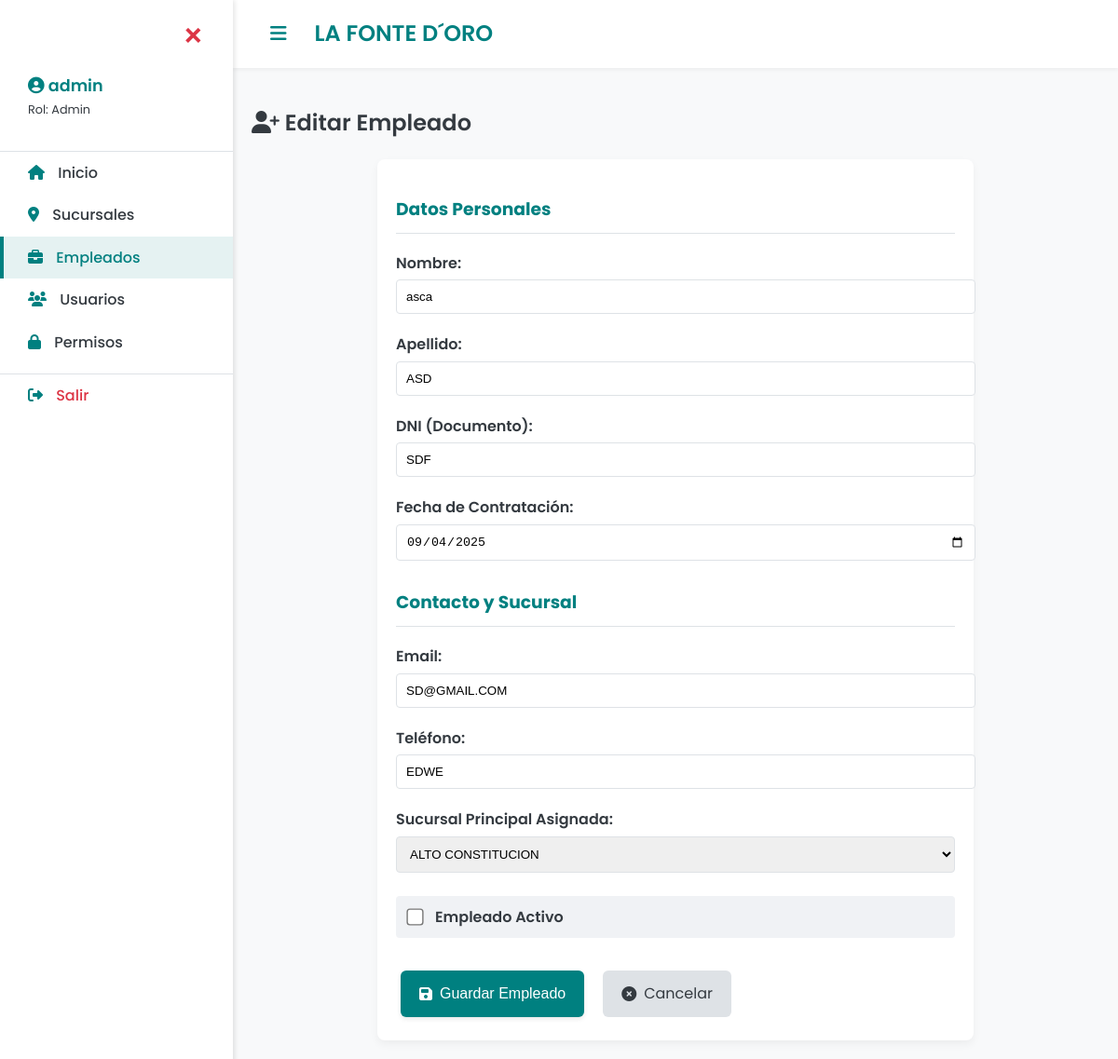
The page /employees/form/1 (signed in) on the database as committed earlier.
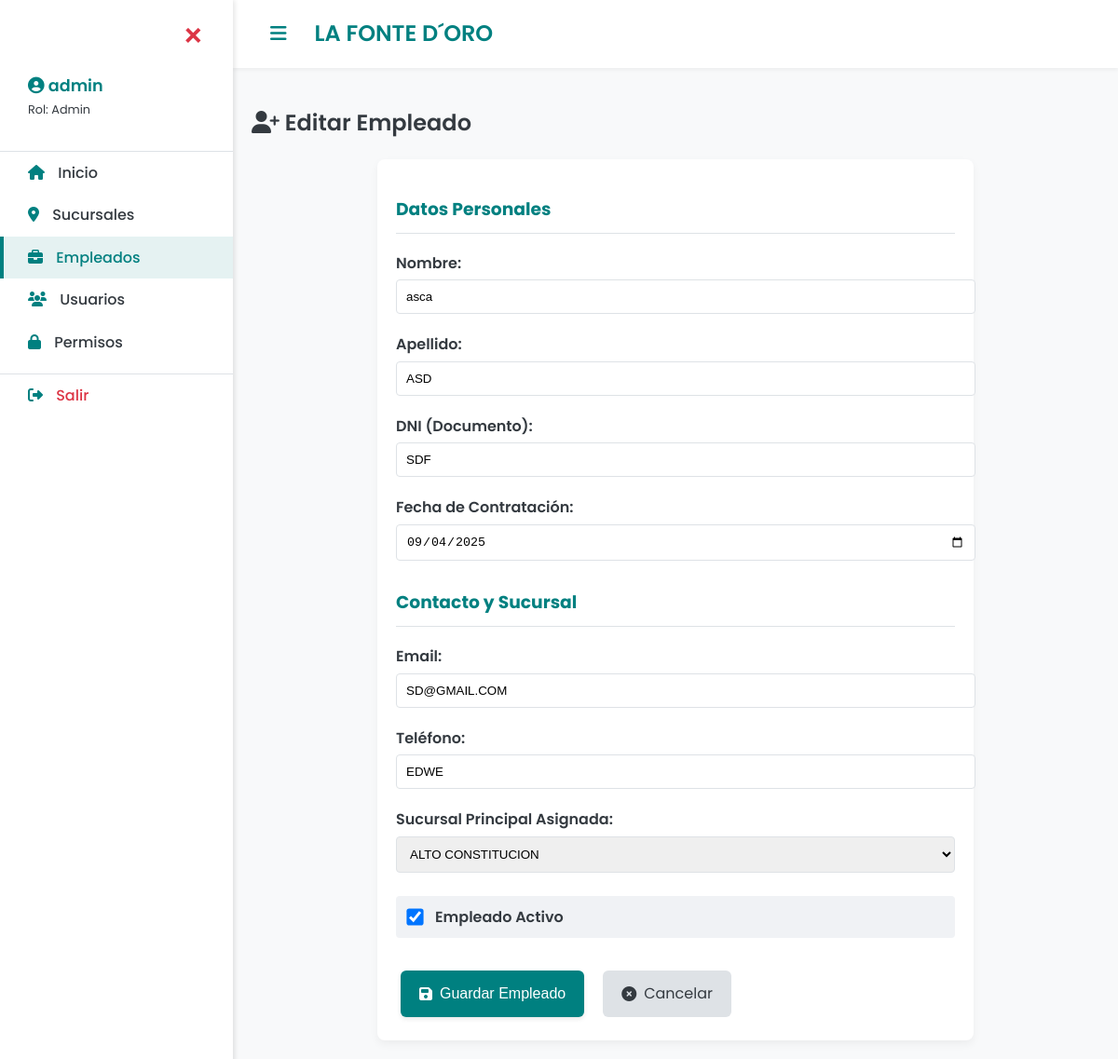
The same page on the database as committed later.
### run.py (models this page shows)
class Employee(db.Model):
    __tablename__ = 'employee'
    id = db.Column(db.Integer, primary_key=True)
    first_name = db.Column(db.String(80), nullable=False)
    last_name = db.Column(db.String(80), nullable=False)
    dni = db.Column(db.String(20), unique=True, nullable=False)
    phone = db.Column(db.String(20))
    email = db.Column(db.String(120), unique=True)
    hiring_date = db.Column(db.Date) # Fecha de Contratación
    is_active = db.Column(db.Integer, default=1)
    branch_id = db.Column(db.Integer, db.ForeignKey('branch.id'))
    branch = db.relationship('Branch')

class Branch(db.Model):
    __tablename__ = 'branch'
    id = db.Column(db.Integer, primary_key=True)
    name = db.Column(db.String(100), unique=True, nullable=False)
    address = db.Column(db.String(200))
    city = db.Column(db.String(80))
    is_active = db.Column(db.Integer, default=1) # 1: Activa, 0: Desactivada

### run.py (the view, shortened to what this page needs)
@app.route('/employees/form', defaults={'employee_id': None}, methods=['GET', 'POST'])
@app.route('/employees/form/<int:employee_id>', methods=['GET', 'POST'])
@requires_permission
def employee_form(employee_id):
    employee = None
    if employee_id:
        employee = db.session.query(Employee).get_or_404(employee_id)
    all_branches = db.session.query(Branch).filter(Branch.is_active == 1).order_by(Branch.name).all()
    form_title = "Editar Empleado" if employee_id else "Añadir Nuevo Empleado"
    return render_template('employee_form.html', form_title=form_title, employee=employee, active_branches=all_branches)

### run.py (called while the page is built, shortened)
def check_permission(role, endpoint):
    if role == 'admin':
        return True

def requires_permission(f):
    @wraps(f)
    def decorated_function(*args, **kwargs):
        if not session.get('logged_in'):
             return redirect(url_for('login'))
        user_role = session.get('role')
        required_endpoint = f.__name__
        if not check_permission(user_role, required_endpoint):
            flash(f"Acceso denegado. Tu rol '{user_role.capitalize()}' no tiene permiso para acceder a {required_endpoint.replace('_', ' ').title()}.", 'danger')
            return redirect(url_for('index'))
        return f(*args, **kwargs)
    return decorated_function

### templates/employee_form.html (shortened to what the changed rows need)
{% extends "base.html" %}
{% block content %}
    <h2><i class="fas fa-user-plus"></i> {{ form_title }}</h2>
    <div class="card" style="max-width: 600px; margin: 0 auto;">
        <form method="POST">
            <h3 style="color: var(--primary-color); border-bottom: 1px solid var(--subtle-border); padding-bottom: 10px;">Datos Personales</h3>
            <label for="first_name" style="display: block; margin-top: 15px; margin-bottom: 5px; font-weight: 600;">Nombre:</label>
            <input type="text" id="first_name" name="first_name" required
                   value="{{ employee.first_name if employee else '' }}"
                   style="width: 100%; padding: 10px; border: 1px solid var(--subtle-border); border-radius: 4px;">
            <label for="last_name" style="display: block; margin-top: 20px; margin-bottom: 5px; font-weight: 600;">Apellido:</label>
            <input type="text" id="last_name" name="last_name" required
                   value="{{ employee.last_name if employee else '' }}"
                   oninput="this.value = this.value.toUpperCase()" style="width: 100%; padding: 10px; border: 1px solid var(--subtle-border); border-radius: 4px;">
            <label for="dni" style="display: block; margin-top: 20px; margin-bottom: 5px; font-weight: 600;">DNI (Documento):</label>
            <input type="text" id="dni" name="dni" required
                   value="{{ employee.dni if employee else '' }}"
                   style="width: 100%; padding: 10px; border: 1px solid var(--subtle-border); border-radius: 4px;">
            <label for="hiring_date" style="display: block; margin-top: 20px; margin-bottom: 5px; font-weight: 600;">Fecha de Contratación:</label>
            <input type="date" id="hiring_date" name="hiring_date"
                   value="{{ employee.hiring_date if employee else '' }}"
                   style="width: 100%; padding: 10px; border: 1px solid var(--subtle-border); border-radius: 4px;">
            <h3 style="color: var(--primary-color); border-bottom: 1px solid var(--subtle-border); padding-bottom: 10px; margin-top: 30px;">Contacto y Sucursal</h3>
            <label for="email" style="display: block; margin-top: 15px; margin-bottom: 5px; font-weight: 600;">Email:</label>
            <input type="email" id="email" name="email"
                   value="{{ employee.email if employee else '' }}"
                   style="width: 100%; padding: 10px; border: 1px solid var(--subtle-border); border-radius: 4px;">
            <label for="phone" style="display: block; margin-top: 20px; margin-bottom: 5px; font-weight: 600;">Teléfono:</label>
            <input type="text" id="phone" name="phone"
                   value="{{ employee.phone if employee else '' }}"
                   style="width: 100%; padding: 10px; border: 1px solid var(--subtle-border); border-radius: 4px;">
            <label for="branch_id" style="display: block; margin-top: 20px; margin-bottom: 5px; font-weight: 600;">Sucursal Principal Asignada:</label>
            <select id="branch_id" name="branch_id" required
                    style="width: 100%; padding: 10px; border: 1px solid var(--subtle-border); border-radius: 4px;">
                {% for branch in active_branches %}
                    <option value="{{ branch.id }}"
                            {% if employee and employee.branch_id == branch.id %}selected{% endif %}>
                        {{ branch.name }}
                    </option>
                {% endfor %}
            </select>
            {% if employee %}
                <div style="margin-top: 25px; display: flex; align-items: center; padding: 10px; background-color: #F0F2F5; border-radius: 4px;">
                    <input type="checkbox" id="is_active" name="is_active"
                           {% if employee.is_active %}checked{% endif %}
                           style="margin-right: 15px; transform: scale(1.4);">
                    <label for="is_active" style="font-weight: 600; color: var(--text-dark);">Empleado Activo</label>
                </div>
            {% endif %}
            <div style="margin-top: 30px; display: flex; gap: 10px;">
                <button type="submit" class="btn btn-primary" style="padding: 12px 20px; font-size: 1rem;">
                </button>
                <a href="{{ url_for('manage_employees') }}" class="btn" style="background-color: var(--subtle-border); color: var(--text-dark); box-shadow: none; padding: 12px 20px;">
                </a>
            </div>
        </form>
    </div>
{% endblock %}

Rows that differ between the two databases and show on the page:
changed Employee "asca": is_active "☐" → "☑"
